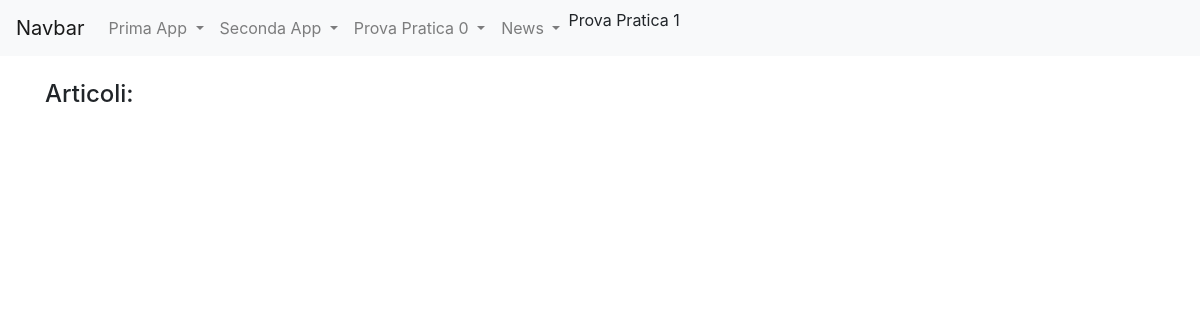
Before: /news/lista_articoli/ with the older database file.
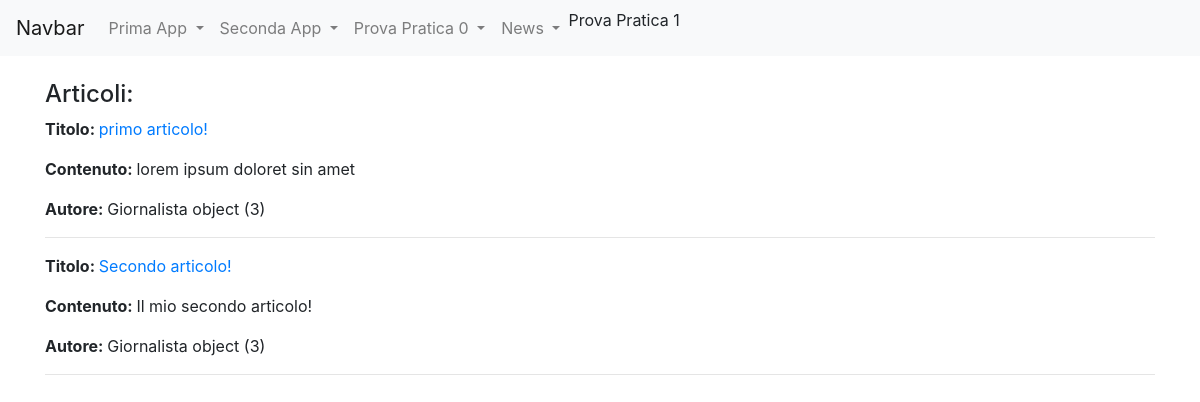
After: the same page with the newer database file.
### news/models.py (models this page shows, shortened)
class Articolo(models.Model):
    titolo = models.CharField(max_length=20)
    contenuto = models.TextField()
    giornalista = models.ForeignKey(Giornalista, on_delete=models.CASCADE, related_name="articoli")

class Giornalista(models.Model):
    nome = models.CharField(max_length=20)
    cognome = models.CharField(max_length=20)

### news/views.py (the view)
# urls.py: path("lista_articoli/", ArticoloListViewCB.as_view(), name="lista_articoli"),
class ArticoloListViewCB(ListView):
    model = Articolo
    template_name = "lista_articoli.html"
    def get_context_data(self, **kwargs):
        context = super().get_context_data(**kwargs)
        context ["articoli"] = Articolo.objects.all()
        return context

### news/templates/lista_articoli.html (shortened to what this page needs)
{% extends 'base.html'%}
{%block content%}
<h4>Articoli:</h4>
{% for articolo in articoli %}
        <p><strong>Titolo: </strong><a href="/news/articoli/{{articolo.id}}">{{articolo.titolo}}</a></p>
        <p><strong>Contenuto: </strong>{{articolo.contenuto}}</p>
        <p><strong>Autore: </strong>{{articolo.giornalista}}</p>
        <hr>
    {% endfor %}
{%endblock content%}

Changed rows visible on the page:
added Articolo: titolo "primo articolo!", contenuto "lorem ipsum doloret sin amet", giornalista "Giornalista object (3)"
added Articolo: titolo "Secondo articolo!", contenuto "Il mio secondo articolo!", giornalista "Giornalista object (3)"
